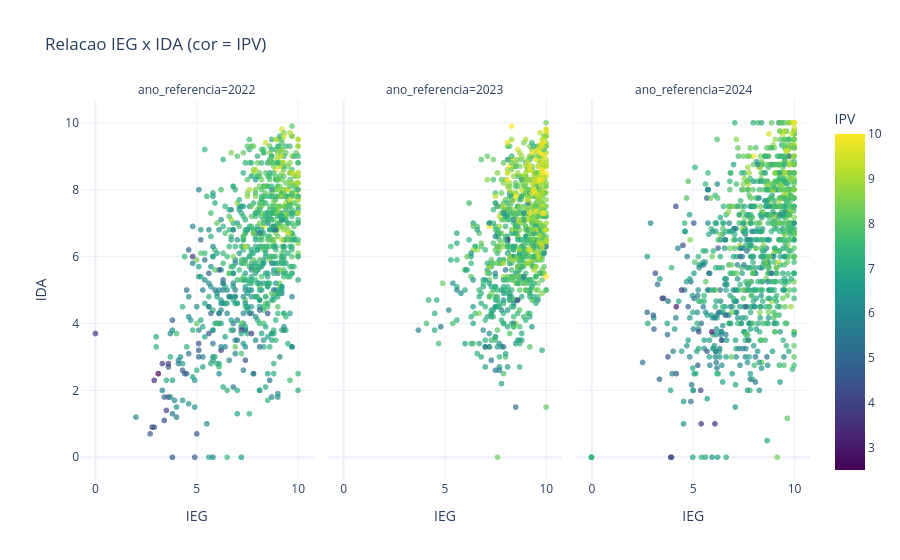

This figure's notebook cell:
### Markdown cell above
## 8) Q3 - IEG (Engajamento) x IDA e IPV

### Code cell
corr_rows = []
for year, part in df.groupby("ano_referencia"):
    sub = part[["ieg", "ida", "ipv"]].dropna()
    if len(sub) < 10:
        continue
    corr_rows.append(
        {
            "ano_referencia": year,
            "corr_ieg_ida": sub["ieg"].corr(sub["ida"], method="spearman"),
            "corr_ieg_ipv": sub["ieg"].corr(sub["ipv"], method="spearman"),
            "corr_ida_ipv": sub["ida"].corr(sub["ipv"], method="spearman"),
            "n": len(sub),
        }
    )

corr_df = pd.DataFrame(corr_rows).sort_values("ano_referencia")
display(corr_df.round(3))

scatter_df = df.dropna(subset=["ieg", "ida", "ipv", "ano_referencia"]).copy()
fig_scatter = px.scatter(
    scatter_df,
    x="ieg",
    y="ida",
    color="ipv",
    facet_col="ano_referencia",
    color_continuous_scale="Viridis",
    opacity=0.70,
    hover_data=["ra", "fase_programa", "pedra_ano"],
    title="Relacao IEG x IDA (cor = IPV)",
    labels={"ieg": "IEG", "ida": "IDA", "ipv": "IPV"},
)
fig_scatter.show()

### Figure 1 — Plotly figure (JSON) as saved in the notebook; plotly's stock layout.template omitted (floating-point values rounded to 4 significant figures; data arrays with more than 128 entries replaced by an {"elided": "..."} marker saying what was removed)
{"data": [{"customdata": {"elided": "859x3 str values"}, "hovertemplate": "ano_referencia=2022<br>IEG=%{x}<br>IDA=%{y}<br>ra=%{customdata[0]}<br>fase_programa=%{customdata[1]}<br>pedra_ano=%{customdata[2]}<br>IPV=%{marker.color}<extra></extra>", "legendgroup": "", "marker": {"color": {"elided": "859 float values"}, "coloraxis": "coloraxis", "opacity": 0.7, "symbol": "circle"}, "mode": "markers", "name": "", "showlegend": false, "type": "scattergl", "x": {"elided": "859 float values"}, "xaxis": "x", "y": {"elided": "859 float values"}, "yaxis": "y"}, {"customdata": {"elided": "937x3 str values"}, "hovertemplate": "ano_referencia=2023<br>IEG=%{x}<br>IDA=%{y}<br>ra=%{customdata[0]}<br>fase_programa=%{customdata[1]}<br>pedra_ano=%{customdata[2]}<br>IPV=%{marker.color}<extra></extra>", "legendgroup": "", "marker": {"color": {"elided": "937 float values"}, "coloraxis": "coloraxis", "opacity": 0.7, "symbol": "circle"}, "mode": "markers", "name": "", "showlegend": false, "type": "scattergl", "x": {"elided": "937 float values"}, "xaxis": "x2", "y": {"elided": "937 float values"}, "yaxis": "y2"}, {"customdata": {"elided": "1054x3 str values"}, "hovertemplate": "ano_referencia=2024<br>IEG=%{x}<br>IDA=%{y}<br>ra=%{customdata[0]}<br>fase_programa=%{customdata[1]}<br>pedra_ano=%{customdata[2]}<br>IPV=%{marker.color}<extra></extra>", "legendgroup": "", "marker": {"color": {"elided": "1054 float values"}, "coloraxis": "coloraxis", "opacity": 0.7, "symbol": "circle"}, "mode": "markers", "name": "", "showlegend": false, "type": "scattergl", "x": {"elided": "1054 float values"}, "xaxis": "x3", "y": {"elided": "1054 float values"}, "yaxis": "y3"}], "layout": {"annotations": [{"font": {}, "showarrow": false, "text": "ano_referencia=2022", "x": 0.16, "xanchor": "center", "xref": "paper", "y": 1, "yanchor": "bottom", "yref": "paper"}, {"font": {}, "showarrow": false, "text": "ano_referencia=2023", "x": 0.5, "xanchor": "center", "xref": "paper", "y": 1, "yanchor": "bottom", "yref": "paper"}, {"font": {}, "showarrow": false, "text": "ano_referencia=2024", "x": 0.84, "xanchor": "center", "xref": "paper", "y": 1, "yanchor": "bottom", "yref": "paper"}], "coloraxis": {"colorbar": {"title": {"text": "IPV"}}, "colorscale": [[0, "#440154"], [0.1111, "#482878"], [0.2222, "#3e4989"], [0.3333, "#31688e"], [0.4444, "#26828e"], [0.5556, "#1f9e89"], [0.6667, "#35b779"], [0.7778, "#6ece58"], [0.8889, "#b5de2b"], [1, "#fde725"]]}, "legend": {"tracegroupgap": 0}, "title": {"text": "Relacao IEG x IDA (cor = IPV)"}, "xaxis": {"anchor": "y", "domain": [0, 0.32], "title": {"text": "IEG"}}, "xaxis2": {"anchor": "y2", "domain": [0.34, 0.66], "matches": "x", "title": {"text": "IEG"}}, "xaxis3": {"anchor": "y3", "domain": [0.68, 1.0], "matches": "x", "title": {"text": "IEG"}}, "yaxis": {"anchor": "x", "domain": [0, 1], "title": {"text": "IDA"}}, "yaxis2": {"anchor": "x2", "domain": [0, 1], "matches": "y", "showticklabels": false}, "yaxis3": {"anchor": "x3", "domain": [0, 1], "matches": "y", "showticklabels": false}}}
